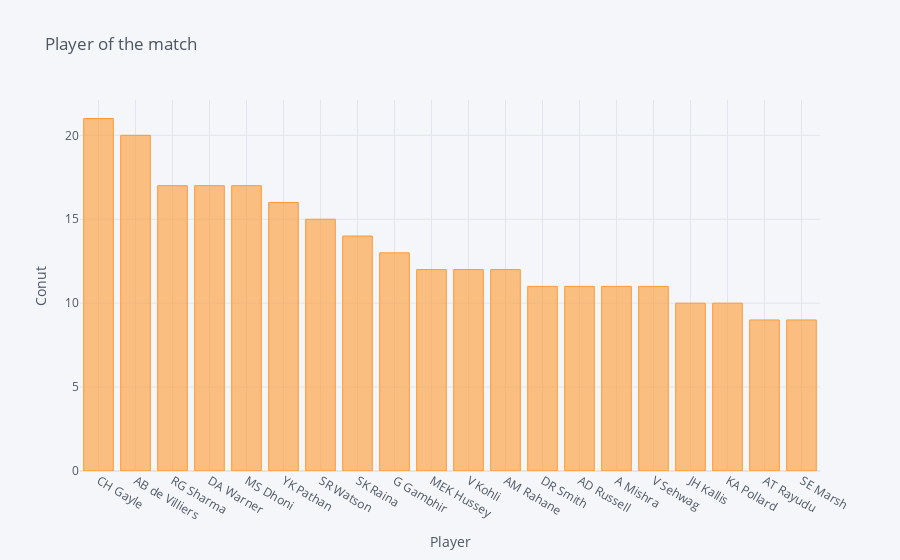

The code cell stored with this chart in its notebook:
### Code cell
mom[:20].iplot(kind='bar',xTitle ='Player', yTitle = 'Conut', title = 'Player of the match')

### Figure 1 — Plotly figure (JSON) as saved in the notebook; plotly's stock layout.template omitted (floating-point values rounded to 4 significant figures)
{"data": [{"marker": {"color": "rgba(255, 153, 51, 0.6)", "line": {"color": "rgba(255, 153, 51, 1.0)", "width": 1}}, "name": "player_of_match", "orientation": "v", "text": "", "type": "bar", "x": ["CH Gayle", "AB de Villiers", "RG Sharma", "DA Warner", "MS Dhoni", "YK Pathan", "SR Watson", "SK Raina", "G Gambhir", "MEK Hussey", "V Kohli", "AM Rahane", "DR Smith", "AD Russell", "A Mishra", "V Sehwag", "JH Kallis", "KA Pollard", "AT Rayudu", "SE Marsh"], "y": [21, 20, 17, 17, 17, 16, 15, 14, 13, 12, 12, 12, 11, 11, 11, 11, 10, 10, 9, 9]}], "layout": {"legend": {"bgcolor": "#F5F6F9", "font": {"color": "#4D5663"}}, "paper_bgcolor": "#F5F6F9", "plot_bgcolor": "#F5F6F9", "title": {"font": {"color": "#4D5663"}, "text": "Player of the match"}, "xaxis": {"gridcolor": "#E1E5ED", "showgrid": true, "tickfont": {"color": "#4D5663"}, "title": {"font": {"color": "#4D5663"}, "text": "Player"}, "zerolinecolor": "#E1E5ED"}, "yaxis": {"gridcolor": "#E1E5ED", "showgrid": true, "tickfont": {"color": "#4D5663"}, "title": {"font": {"color": "#4D5663"}, "text": "Conut"}, "zerolinecolor": "#E1E5ED"}}}
